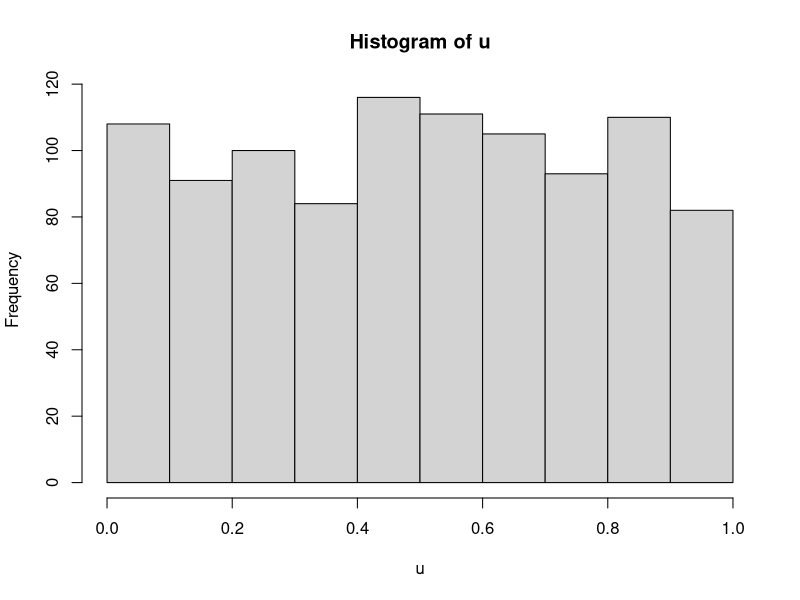
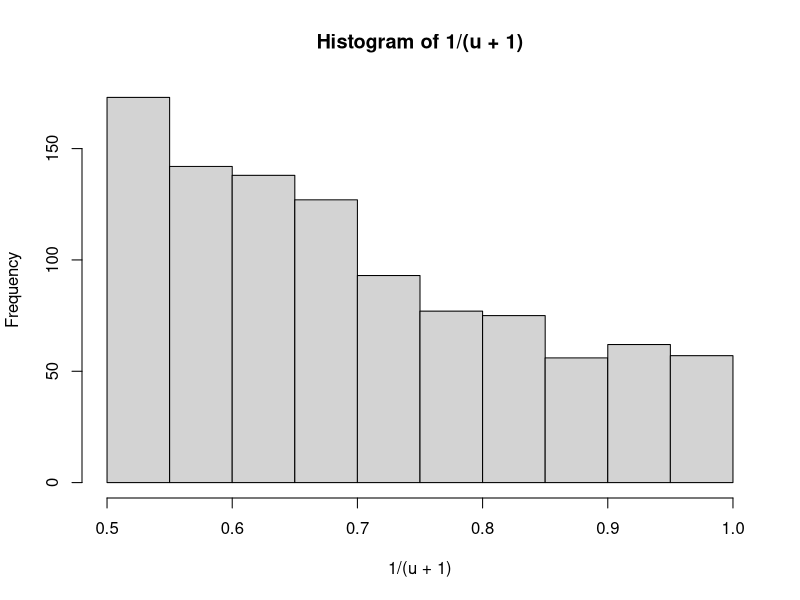

Generate these figures, in order, with R:
####Practica6####
####1####

random.number = numeric(20)
random.seed=17218
for (j in 1:20) {
  random.seed = (172*random.seed)%%30307
  random.number[j]= random.seed/30307
}
random.number

####2####

random.number = numeric(20)
random.seed=2018
for (j in 1:20) {
  random.seed = (171*random.seed)%%32767 
  random.number[j]= random.seed/32767 
}
random.number


####3####
#A
set.seed(32078)
runif(10, min = 0, max = 1)

#B
set.seed(32078)
runif(10, min = 3, max = 7)

#C
set.seed(32078)
runif(10, min = -2, max = 2)

####4####
#A
u = numeric(1000)
set.seed(19908)
u <- runif(1000)
u

media <- sum(u)/length(u)
media
varianza <- sum((u-media)^2)/length(u)
varianza
desviacionE <- sqrt(varianza)
desviacionE

#B
mean(u)
var(u)
sd(u)

#C
table(u<0.6)
prop.table(table(u<0.6))

#D
mean(1/(u+1))

#e
hist(u)
hist(1/(u+1))


####5####
#A
r<- runif(1000,min=3.7, max=5.8)
#media
media <- sum(r)/length(u)
media
mean(r)
#Varianza
varianza <- sum((r-media)^2)/length(u)
varianza
var(r)
#Desviacion estandar
desviacionE <- sqrt(varianza)
desviacionE
sd(r)

#B
number <-sample(r,1)
qunif(number,min = 4, max = 5)

####6####
#A
u1 <- runif(1000, min = 0, max = 1)
u2 <- runif(1000, min = 0, max = 1)

mean(u1+u2)
mean(u1)+mean(u2)

#B
var(u1+u2)
var(u1)+var(u2)

#C
mean(u1+u2)
mean(u1+u2) <= 1.5

#D
mean(sqrt(u1)+sqrt(u2))
mean(sqrt(u1)+sqrt(u2)) <= 1.5

####7####
#A
u1 <- runif(10000, min = 0, max = 1)
u2 <- runif(10000, min = 0, max = 1)
u3 <- runif(10000, min = 0, max = 1)
mean(u1+u2+u3)

#B
var(u1+u2+u3)
var(u1) + var(u2) + var(u3)

#C
mean(sqrt(u1+u2+u3))

#D
mean(sqrt(u1)+sqrt(u2)+sqrt(u3))
mean(sqrt(u1)+sqrt(u2)+sqrt(u3)) >= 0.8
